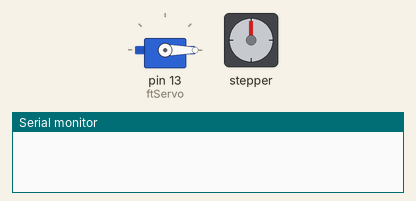
This sketch was run on a simulated Arduino Uno, built with avr-gcc and run on an emulated ATmega328P. Shown: servo, stepper motor, the last lines printed to the serial monitor. Stepper angles assume 200 steps per turn.

Above: at 0.05 s.
At 0.7 s:
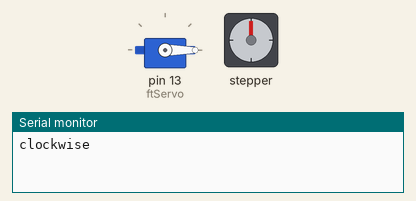
At 1.9 s:
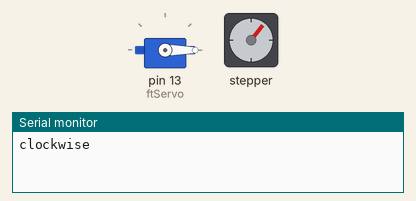
At 3.8 s:
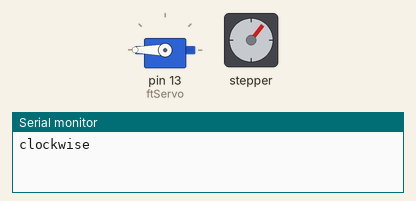
Timing chart, 0 to 8.8 s (numbered marks = the images above):
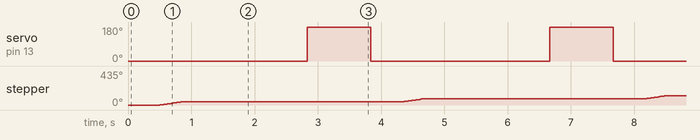

Measured:
- by itself, servo on pin 13 (ftServo): alternates 180° for 1.0 s and 0° for 2.8 s
- by itself, stepper: turns 39° clockwise in 0.33 s, repeating every 3.8 s

The sketch:

stepper_oneRevolution.ino
```cpp
/*
 Stepper Motor Control - one revolution

 This program drives a unipolar or bipolar stepper motor.
 The motor is attached to digital pins 8 - 11 of the Arduino.

 The motor should revolve one revolution in one direction, then
 one revolution in the other direction.


 Created 11 Mar. 2007
 Modified 30 Nov. 2009
 by Tom Igoe

 */

#include <Stepper.h>
#include <Servo.h>

Servo ftServo;


const int stepsPerRevolution = 200;  // change this to fit the number of steps per revolution
const float ball = 22.22; //ball evolution
// for your motor

// initialize the stepper library on pins 8 through 11:
Stepper myStepper(stepsPerRevolution, 2, 3, 5, 9);

void setup() {
  // set the speed at 60 rpm:
  myStepper.setSpeed(20);
  // initialize the serial port:
  ftServo.attach(13);
  Serial.begin(9600);
}

void loop() {
  // step one revolution  in one direction:
  ftServo.write(0);
  delay(500);
  Serial.println("clockwise");
  myStepper.step(ball);

  delay(2000);

  ftServo.write(180);
  delay(1000);

//
//  // step one revolution in the other direction:
//  Serial.println("counterclockwise");
//  myStepper.step(-stepsPerRevolution);
//  delay(500);
}
```
